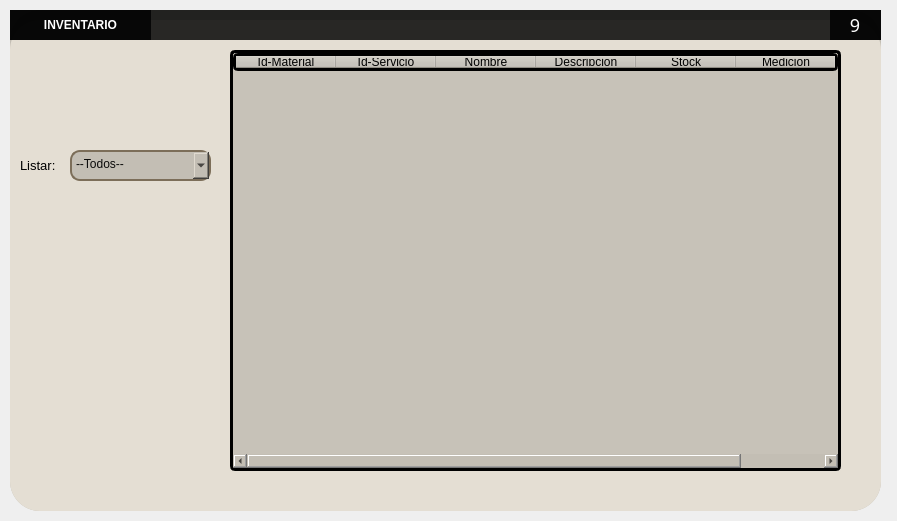
<?xml version="1.0" encoding="UTF-8"?>
<ui version="4.0">
 <class>MainWindow</class>
 <widget class="QMainWindow" name="MainWindow">
  <property name="geometry">
   <rect>
    <x>0</x>
    <y>0</y>
    <width>897</width>
    <height>521</height>
   </rect>
  </property>
  <property name="windowTitle">
   <string>MainWindow</string>
  </property>
  <widget class="QWidget" name="centralwidget">
   <widget class="QWidget" name="widget" native="true">
    <property name="geometry">
     <rect>
      <x>0</x>
      <y>0</y>
      <width>901</width>
      <height>521</height>
     </rect>
    </property>
    <property name="styleSheet">
     <string notr="true"/>
    </property>
    <widget class="QFrame" name="frame">
     <property name="geometry">
      <rect>
       <x>10</x>
       <y>10</y>
       <width>871</width>
       <height>501</height>
      </rect>
     </property>
     <property name="styleSheet">
      <string notr="true">
background-color: rgb(195, 190, 180);
border-radius:30px
</string>
     </property>
     <property name="frameShape">
      <enum>QFrame::StyledPanel</enum>
     </property>
     <property name="frameShadow">
      <enum>QFrame::Raised</enum>
     </property>
     <widget class="QWidget" name="widget_3" native="true">
      <property name="geometry">
       <rect>
        <x>0</x>
        <y>0</y>
        <width>871</width>
        <height>30</height>
       </rect>
      </property>
      <property name="styleSheet">
       <string notr="true">background-color:rgba(0,0,0,210);
</string>
      </property>
      <widget class="QWidget" name="horizontalWidget_5" native="true">
       <property name="geometry">
        <rect>
         <x>990</x>
         <y>0</y>
         <width>81</width>
         <height>30</height>
        </rect>
       </property>
       <property name="styleSheet">
        <string notr="true">QPushButton{
	background-color:rgba(0,0,0,0);
	color:rgb(255,255,255);
	border-radius:1px;
	font-size:18px;
	font-family:dripicons-v2;
}

QPushButton:hover{
	background-color:rgb(49,48,53)
}

QPushButton#cerrar:hover{
	background-color:rgb(232,17,25)
}

QpushButton:pressed{
	padding-top:5px;
 	padding-left:5px;
}
</string>
       </property>
       <layout class="QHBoxLayout" name="horizontalLayout_5">
        <property name="spacing">
         <number>0</number>
        </property>
        <property name="leftMargin">
         <number>0</number>
        </property>
        <property name="topMargin">
         <number>0</number>
        </property>
        <property name="rightMargin">
         <number>0</number>
        </property>
        <property name="bottomMargin">
         <number>0</number>
        </property>
       </layout>
      </widget>
      <widget class="QLabel" name="label_4">
       <property name="geometry">
        <rect>
         <x>0</x>
         <y>0</y>
         <width>141</width>
         <height>30</height>
        </rect>
       </property>
       <property name="font">
        <font>
         <pointsize>9</pointsize>
         <weight>75</weight>
         <bold>true</bold>
        </font>
       </property>
       <property name="styleSheet">
        <string notr="true">color:rgba(255,255,255,255)</string>
       </property>
       <property name="text">
        <string>&lt;html&gt;&lt;head/&gt;&lt;body&gt;&lt;p align=&quot;center&quot;&gt;INVENTARIO&lt;/p&gt;&lt;/body&gt;&lt;/html&gt;</string>
       </property>
      </widget>
      <widget class="QWidget" name="horizontalWidget_6" native="true">
       <property name="geometry">
        <rect>
         <x>820</x>
         <y>0</y>
         <width>51</width>
         <height>30</height>
        </rect>
       </property>
       <property name="styleSheet">
        <string notr="true">QPushButton{
	background-color:rgba(0,0,0,0);
	color:rgb(255,255,255);
	border-radius:1px;
	font-size:18px;
	font-family:dripicons-v2;
}

QPushButton:hover{
	background-color:rgb(49,48,53)
}

QPushButton#cerrar:hover{
	background-color:rgb(232,17,25)
}

QpushButton:pressed{
	padding-top:5px;
 	padding-left:5px;
}
</string>
       </property>
       <layout class="QHBoxLayout" name="horizontalLayout_6">
        <property name="spacing">
         <number>0</number>
        </property>
        <property name="leftMargin">
         <number>0</number>
        </property>
        <property name="topMargin">
         <number>0</number>
        </property>
        <property name="rightMargin">
         <number>0</number>
        </property>
        <property name="bottomMargin">
         <number>0</number>
        </property>
        <item>
         <widget class="QPushButton" name="btnCerrar">
          <property name="minimumSize">
           <size>
            <width>30</width>
            <height>30</height>
           </size>
          </property>
          <property name="maximumSize">
           <size>
            <width>30</width>
            <height>30</height>
           </size>
          </property>
          <property name="text">
           <string>9</string>
          </property>
         </widget>
        </item>
       </layout>
      </widget>
     </widget>
     <widget class="QLabel" name="label_5">
      <property name="geometry">
       <rect>
        <x>0</x>
        <y>10</y>
        <width>871</width>
        <height>491</height>
       </rect>
      </property>
      <property name="styleSheet">
       <string notr="true">background-color: rgb(228, 222, 211);
border-radius:30px</string>
      </property>
      <property name="text">
       <string/>
      </property>
     </widget>
     <widget class="QTableWidget" name="tblMaterial">
      <property name="geometry">
       <rect>
        <x>220</x>
        <y>40</y>
        <width>611</width>
        <height>421</height>
       </rect>
      </property>
      <property name="sizePolicy">
       <sizepolicy hsizetype="Expanding" vsizetype="Expanding">
        <horstretch>0</horstretch>
        <verstretch>0</verstretch>
       </sizepolicy>
      </property>
      <property name="styleSheet">
       <string notr="true">border-radius:5px;
border: 3px solid  #000000;
background-color: rgb(199, 194, 184);
</string>
      </property>
      <column>
       <property name="text">
        <string>Id-Material</string>
       </property>
      </column>
      <column>
       <property name="text">
        <string>Id-Servicio</string>
       </property>
      </column>
      <column>
       <property name="text">
        <string>Nombre</string>
       </property>
      </column>
      <column>
       <property name="text">
        <string>Descripcion</string>
       </property>
      </column>
      <column>
       <property name="text">
        <string>Stock</string>
       </property>
      </column>
      <column>
       <property name="text">
        <string>Medicion</string>
       </property>
      </column>
      <column>
       <property name="text">
        <string>Frente</string>
       </property>
      </column>
     </widget>
     <widget class="QLabel" name="label_6">
      <property name="geometry">
       <rect>
        <x>20</x>
        <y>30</y>
        <width>161</width>
        <height>91</height>
       </rect>
      </property>
      <property name="styleSheet">
       <string notr="true">background-image: url(:/newPrefix/Marohuma_icono.png);
background-color: rgb(228, 222, 211);</string>
      </property>
      <property name="text">
       <string/>
      </property>
      <property name="pixmap">
       <pixmap resource="Imagenes/QT_imagenes.qrc">:/newPrefix/Marohuma_icono.png</pixmap>
      </property>
      <property name="scaledContents">
       <bool>true</bool>
      </property>
     </widget>
     <widget class="QComboBox" name="cboListar">
      <property name="geometry">
       <rect>
        <x>60</x>
        <y>140</y>
        <width>141</width>
        <height>31</height>
       </rect>
      </property>
      <property name="styleSheet">
       <string notr="true">background-color: rgb(195, 190, 180);
border:1.5px solid #7c6e59;
border-radius:10px;
color:rgba(0,0,0,240);
padding-bottom:4px;
padding-left:4px</string>
      </property>
      <item>
       <property name="text">
        <string>--Todos--</string>
       </property>
      </item>
     </widget>
     <widget class="QLabel" name="label">
      <property name="geometry">
       <rect>
        <x>10</x>
        <y>140</y>
        <width>51</width>
        <height>31</height>
       </rect>
      </property>
      <property name="styleSheet">
       <string notr="true">background-color: rgb(228, 222, 211);</string>
      </property>
      <property name="text">
       <string>&lt;html&gt;&lt;head/&gt;&lt;body&gt;&lt;p&gt;&lt;span style=&quot; font-size:10pt;&quot;&gt;Listar:&lt;/span&gt;&lt;/p&gt;&lt;/body&gt;&lt;/html&gt;</string>
      </property>
     </widget>
     <zorder>label_5</zorder>
     <zorder>widget_3</zorder>
     <zorder>tblMaterial</zorder>
     <zorder>label_6</zorder>
     <zorder>label</zorder>
     <zorder>cboListar</zorder>
    </widget>
   </widget>
  </widget>
 </widget>
 <resources>
  <include location="Imagenes/QT_imagenes.qrc"/>
  <include location="Imagenes/QT_imagenes.qrc"/>
 </resources>
 <connections/>
</ui>
